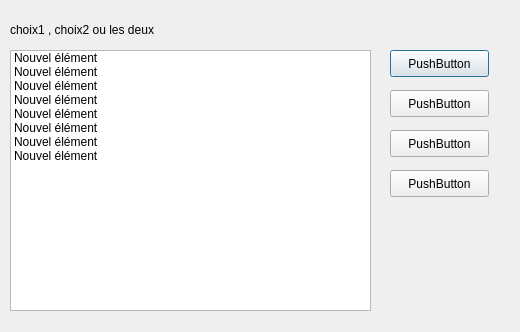
<?xml version="1.0" encoding="UTF-8"?>
<ui version="4.0">
 <class>Dialog</class>
 <widget class="QDialog" name="Dialog">
  <property name="geometry">
   <rect>
    <x>0</x>
    <y>0</y>
    <width>520</width>
    <height>332</height>
   </rect>
  </property>
  <property name="windowTitle">
   <string>Dialog</string>
  </property>
  <widget class="QLabel" name="label">
   <property name="geometry">
    <rect>
     <x>10</x>
     <y>20</y>
     <width>231</width>
     <height>20</height>
    </rect>
   </property>
   <property name="text">
    <string>choix1 , choix2 ou les deux</string>
   </property>
  </widget>
  <widget class="QListWidget" name="listWidget">
   <property name="geometry">
    <rect>
     <x>10</x>
     <y>50</y>
     <width>361</width>
     <height>261</height>
    </rect>
   </property>
   <item>
    <property name="text">
     <string>Nouvel élément</string>
    </property>
   </item>
   <item>
    <property name="text">
     <string>Nouvel élément</string>
    </property>
   </item>
   <item>
    <property name="text">
     <string>Nouvel élément</string>
    </property>
   </item>
   <item>
    <property name="text">
     <string>Nouvel élément</string>
    </property>
   </item>
   <item>
    <property name="text">
     <string>Nouvel élément</string>
    </property>
   </item>
   <item>
    <property name="text">
     <string>Nouvel élément</string>
    </property>
   </item>
   <item>
    <property name="text">
     <string>Nouvel élément</string>
    </property>
   </item>
   <item>
    <property name="text">
     <string>Nouvel élément</string>
    </property>
   </item>
  </widget>
  <widget class="QPushButton" name="pushButton">
   <property name="geometry">
    <rect>
     <x>390</x>
     <y>50</y>
     <width>99</width>
     <height>27</height>
    </rect>
   </property>
   <property name="text">
    <string>PushButton</string>
   </property>
  </widget>
  <widget class="QPushButton" name="pushButton_2">
   <property name="geometry">
    <rect>
     <x>390</x>
     <y>90</y>
     <width>99</width>
     <height>27</height>
    </rect>
   </property>
   <property name="text">
    <string>PushButton</string>
   </property>
  </widget>
  <widget class="QPushButton" name="pushButton_3">
   <property name="geometry">
    <rect>
     <x>390</x>
     <y>170</y>
     <width>99</width>
     <height>27</height>
    </rect>
   </property>
   <property name="text">
    <string>PushButton</string>
   </property>
  </widget>
  <widget class="QPushButton" name="pushButton_4">
   <property name="geometry">
    <rect>
     <x>390</x>
     <y>130</y>
     <width>99</width>
     <height>27</height>
    </rect>
   </property>
   <property name="text">
    <string>PushButton</string>
   </property>
  </widget>
 </widget>
 <resources/>
 <connections/>
</ui>
